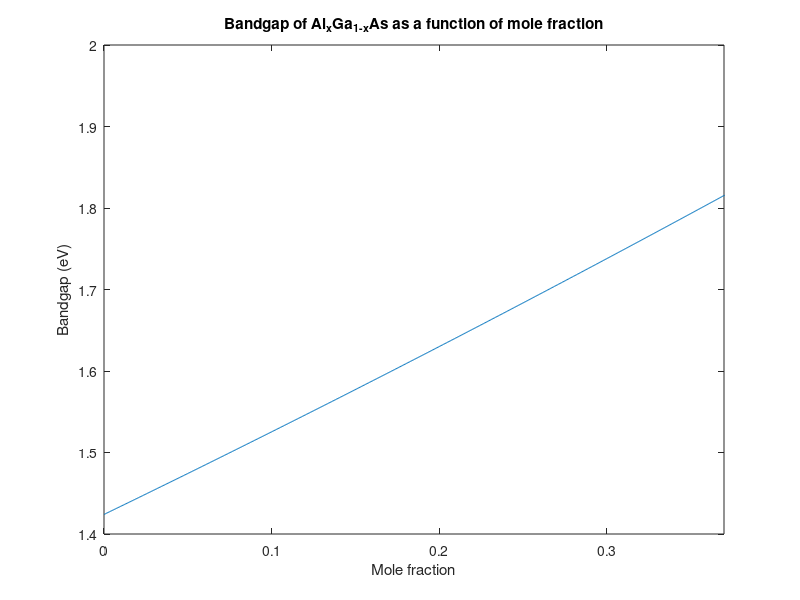
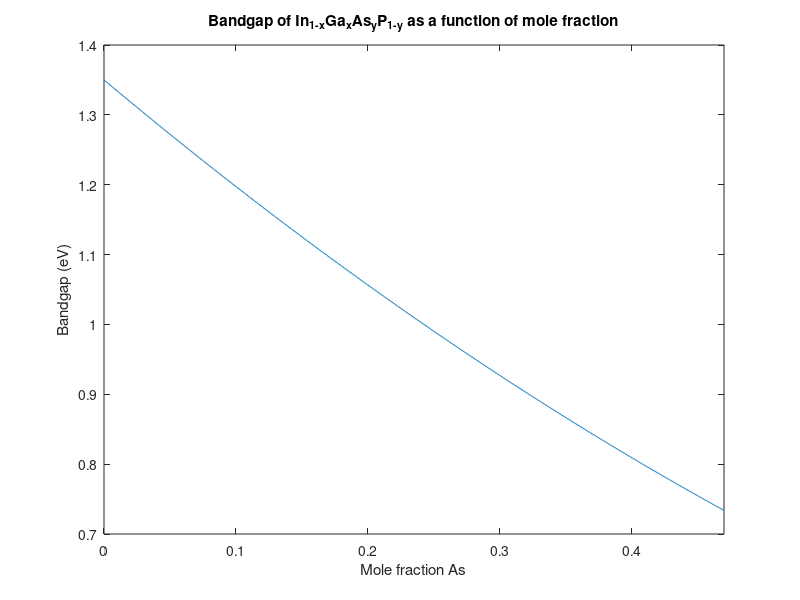
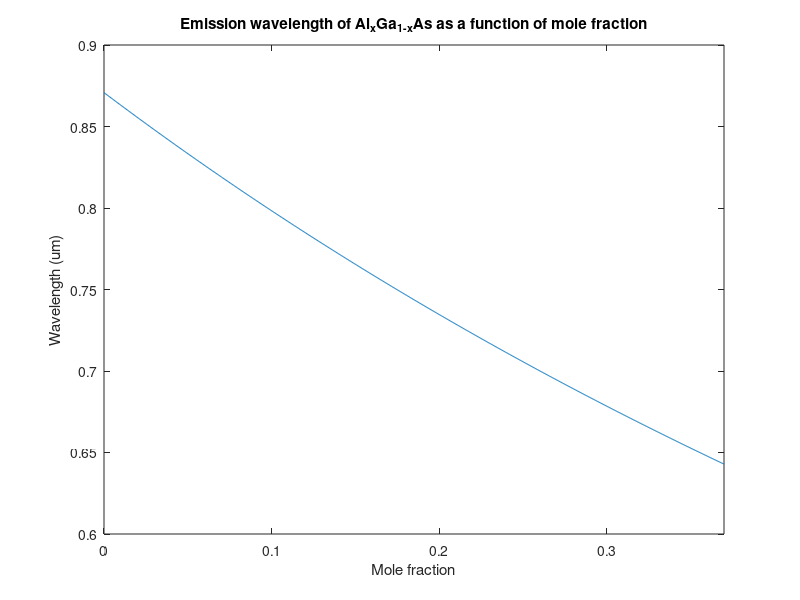
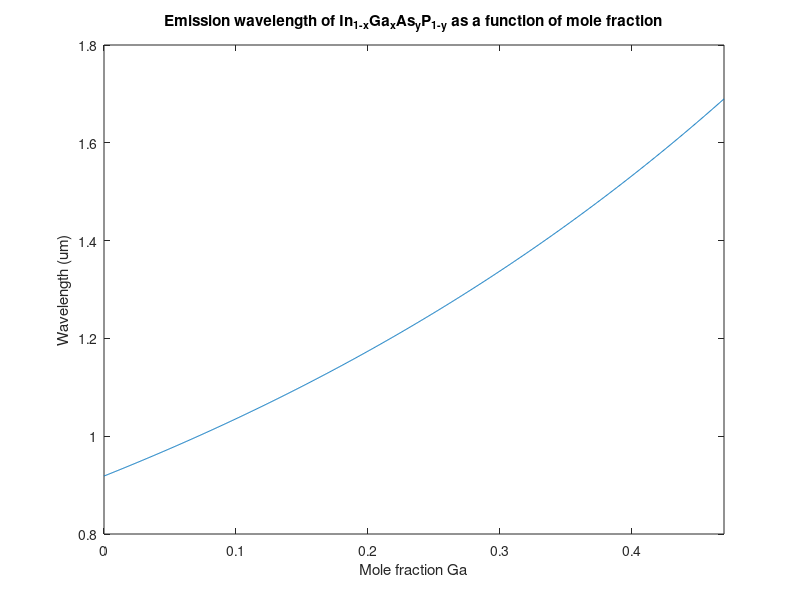

The MATLAB script that drew these images, in order:
%% Semiconductor Alloy Bandgap
clear;
clc;

N = 1000;

x = 0:0.37/N:0.37;
Eg_Alx_Gax_As = 1.424 + 1.266*x + 0.266*x.^2;

x = 0:0.47/N:0.47;
y = 2.2*x;
Eg_Inx_Gax_Asy_Py = 1.35-0.72*y+0.12*y.^2;

figure(1)
plot(x,Eg_Alx_Gax_As);
xlim([0,0.37]);
title('Bandgap of Al_xGa_{1-x}As as a function of mole fraction')
xlabel('Mole fraction')
ylabel('Bandgap (eV)')

figure(2)
plot(x,Eg_Inx_Gax_Asy_Py);
xlim([0,0.47]);
title('Bandgap of In_{1-x}Ga_xAs_yP_{1-y} as a function of mole fraction')
xlabel('Mole fraction As')
ylabel('Bandgap (eV)')

%% LED

x = 0:0.37/N:0.37;
Lamda = 1.24./(Eg_Alx_Gax_As);

figure(3)
plot(x,Lamda)
xlim([0,0.37]);
title('Emission wavelength of Al_xGa_{1-x}As as a function of mole fraction')
xlabel('Mole fraction')
ylabel('Wavelength (um)')

x = 0:0.47/N:0.47;
Lamda = 1.24./(Eg_Inx_Gax_Asy_Py);

figure(4)
plot(x,Lamda);
xlim([0,0.47]);
title('Emission wavelength of In_{1-x}Ga_xAs_yP_{1-y} as a function of mole fraction')
xlabel('Mole fraction Ga')
ylabel('Wavelength (um)')